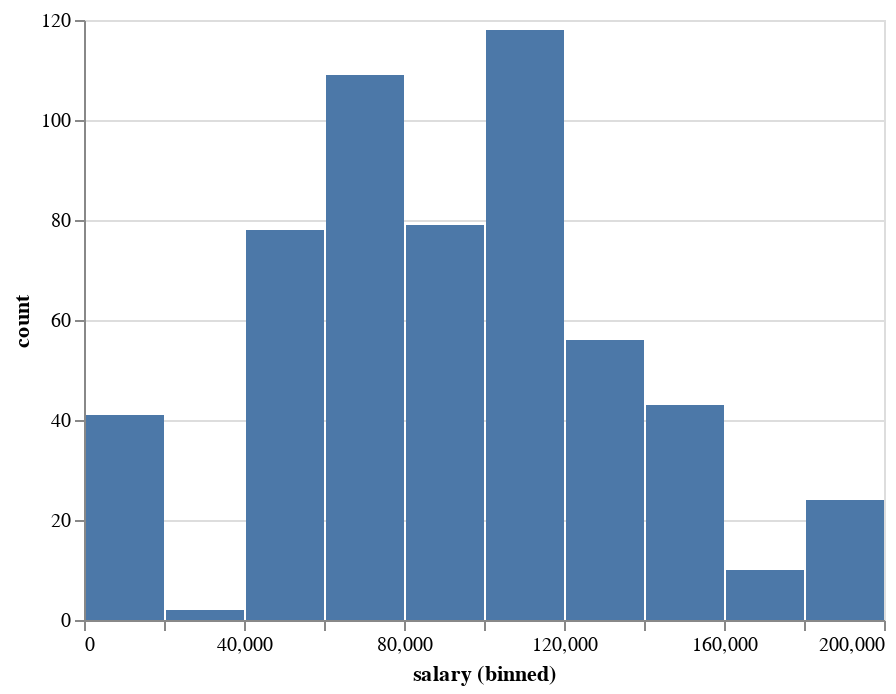

Write notebook code for a chart like this one.
### Code cell
import altair as alt

salary_counts = df['salary_number'].value_counts().reset_index()

salary_counts.columns = ['salary', 'count']

alt.Chart(salary_counts).mark_bar().encode(
    alt.X("salary:Q", bin=True),
    y='count',
)

### Figure 1 — Vega-Lite specification as saved in the notebook (floating-point values rounded to 4 significant figures)
{"config": {"view": {"continuousWidth": 400, "continuousHeight": 300}}, "data": {"name": "data-0e75144233ec2327ddbf3f0d41bef369"}, "mark": "bar", "encoding": {"x": {"type": "quantitative", "bin": true, "field": "salary"}, "y": {"type": "quantitative", "field": "count"}}, "$schema": "https://vega.github.io/schema/vega-lite/v4.0.2.json", "datasets": {"data-0e75144233ec2327ddbf3f0d41bef369": [{"salary": 62500.0, "count": 90}, {"salary": 80000.0, "count": 70}, {"salary": 48000.0, "count": 64}, {"salary": 100000.0, "count": 57}, {"salary": 110000.0, "count": 53}, {"salary": 130000.0, "count": 47}, {"salary": 0.0, "count": 41}, {"salary": 155000.0, "count": 35}, {"salary": 180000.0, "count": 22}, {"salary": 172500.0, "count": 5}, {"salary": 49160.0, "count": 3}, {"salary": 170800.0, "count": 2}, {"salary": 72750.0, "count": 2}, {"salary": 114100.0, "count": 2}, {"salary": 78500.0, "count": 2}, {"salary": 158500.0, "count": 2}, {"salary": 103700.0, "count": 2}, {"salary": 138900.0, "count": 2}, {"salary": 147000.0, "count": 2}, {"salary": 150000.0, "count": 2}, {"salary": 54440.0, "count": 2}, {"salary": 36000.0, "count": 2}, {"salary": 101700.0, "count": 2}, {"salary": 60000.0, "count": 2}, {"salary": 64400.0, "count": 1}, {"salary": 58200.0, "count": 1}, {"salary": 45710.0, "count": 1}, {"salary": 185700.0, "count": 1}, {"salary": 65650.0, "count": 1}, {"salary": 126600.0, "count": 1}, {"salary": 96660.0, "count": 1}, {"salary": 90000.0, "count": 1}, {"salary": 87200.0, "count": 1}, {"salary": 53000.0, "count": 1}, {"salary": 59000.0, "count": 1}, {"salary": 124400.0, "count": 1}, {"salary": 73000.0, "count": 1}, {"salary": 117500.0, "count": 1}, {"salary": 151100.0, "count": 1}, {"salary": 132000.0, "count": 1}, {"salary": 73730.0, "count": 1}, {"salary": 83220.0, "count": 1}, {"salary": 163300.0, "count": 1}, {"salary": 177300.0, "count": 1}, {"salary": 131300.0, "count": 1}, {"salary": 68000.0, "count": 1}, {"salary": 78880.0, "count": 1}, {"salary": 60600.0, "count": 1}, {"salary": 122500.0, "count": 1}, {"salary": 85850.0, "count": 1}, {"salary": 58000.0, "count": 1}, {"salary": 58780.0, "count": 1}, {"salary": 60130.0, "count": 1}, {"salary": 54500.0, "count": 1}, {"salary": 52000.0, "count": 1}, {"salary": 134800.0, "count": 1}, {"salary": 183200.0, "count": 1}, {"salary": 95920.0, "count": 1}, {"salary": 145000.0, "count": 1}, {"salary": 99890.0, "count": 1}, {"salary": 70630.0, "count": 1}, {"salary": 79790.0, "count": 1}, {"salary": 129000.0, "count": 1}, {"salary": 70700.0, "count": 1}, {"salary": 76840.0, "count": 1}, {"salary": 98830.0, "count": 1}, {"salary": 57000.0, "count": 1}, {"salary": 69990.0, "count": 1}, {"salary": 168200.0, "count": 1}, {"salary": 87970.0, "count": 1}, {"salary": 111100.0, "count": 1}]}}
